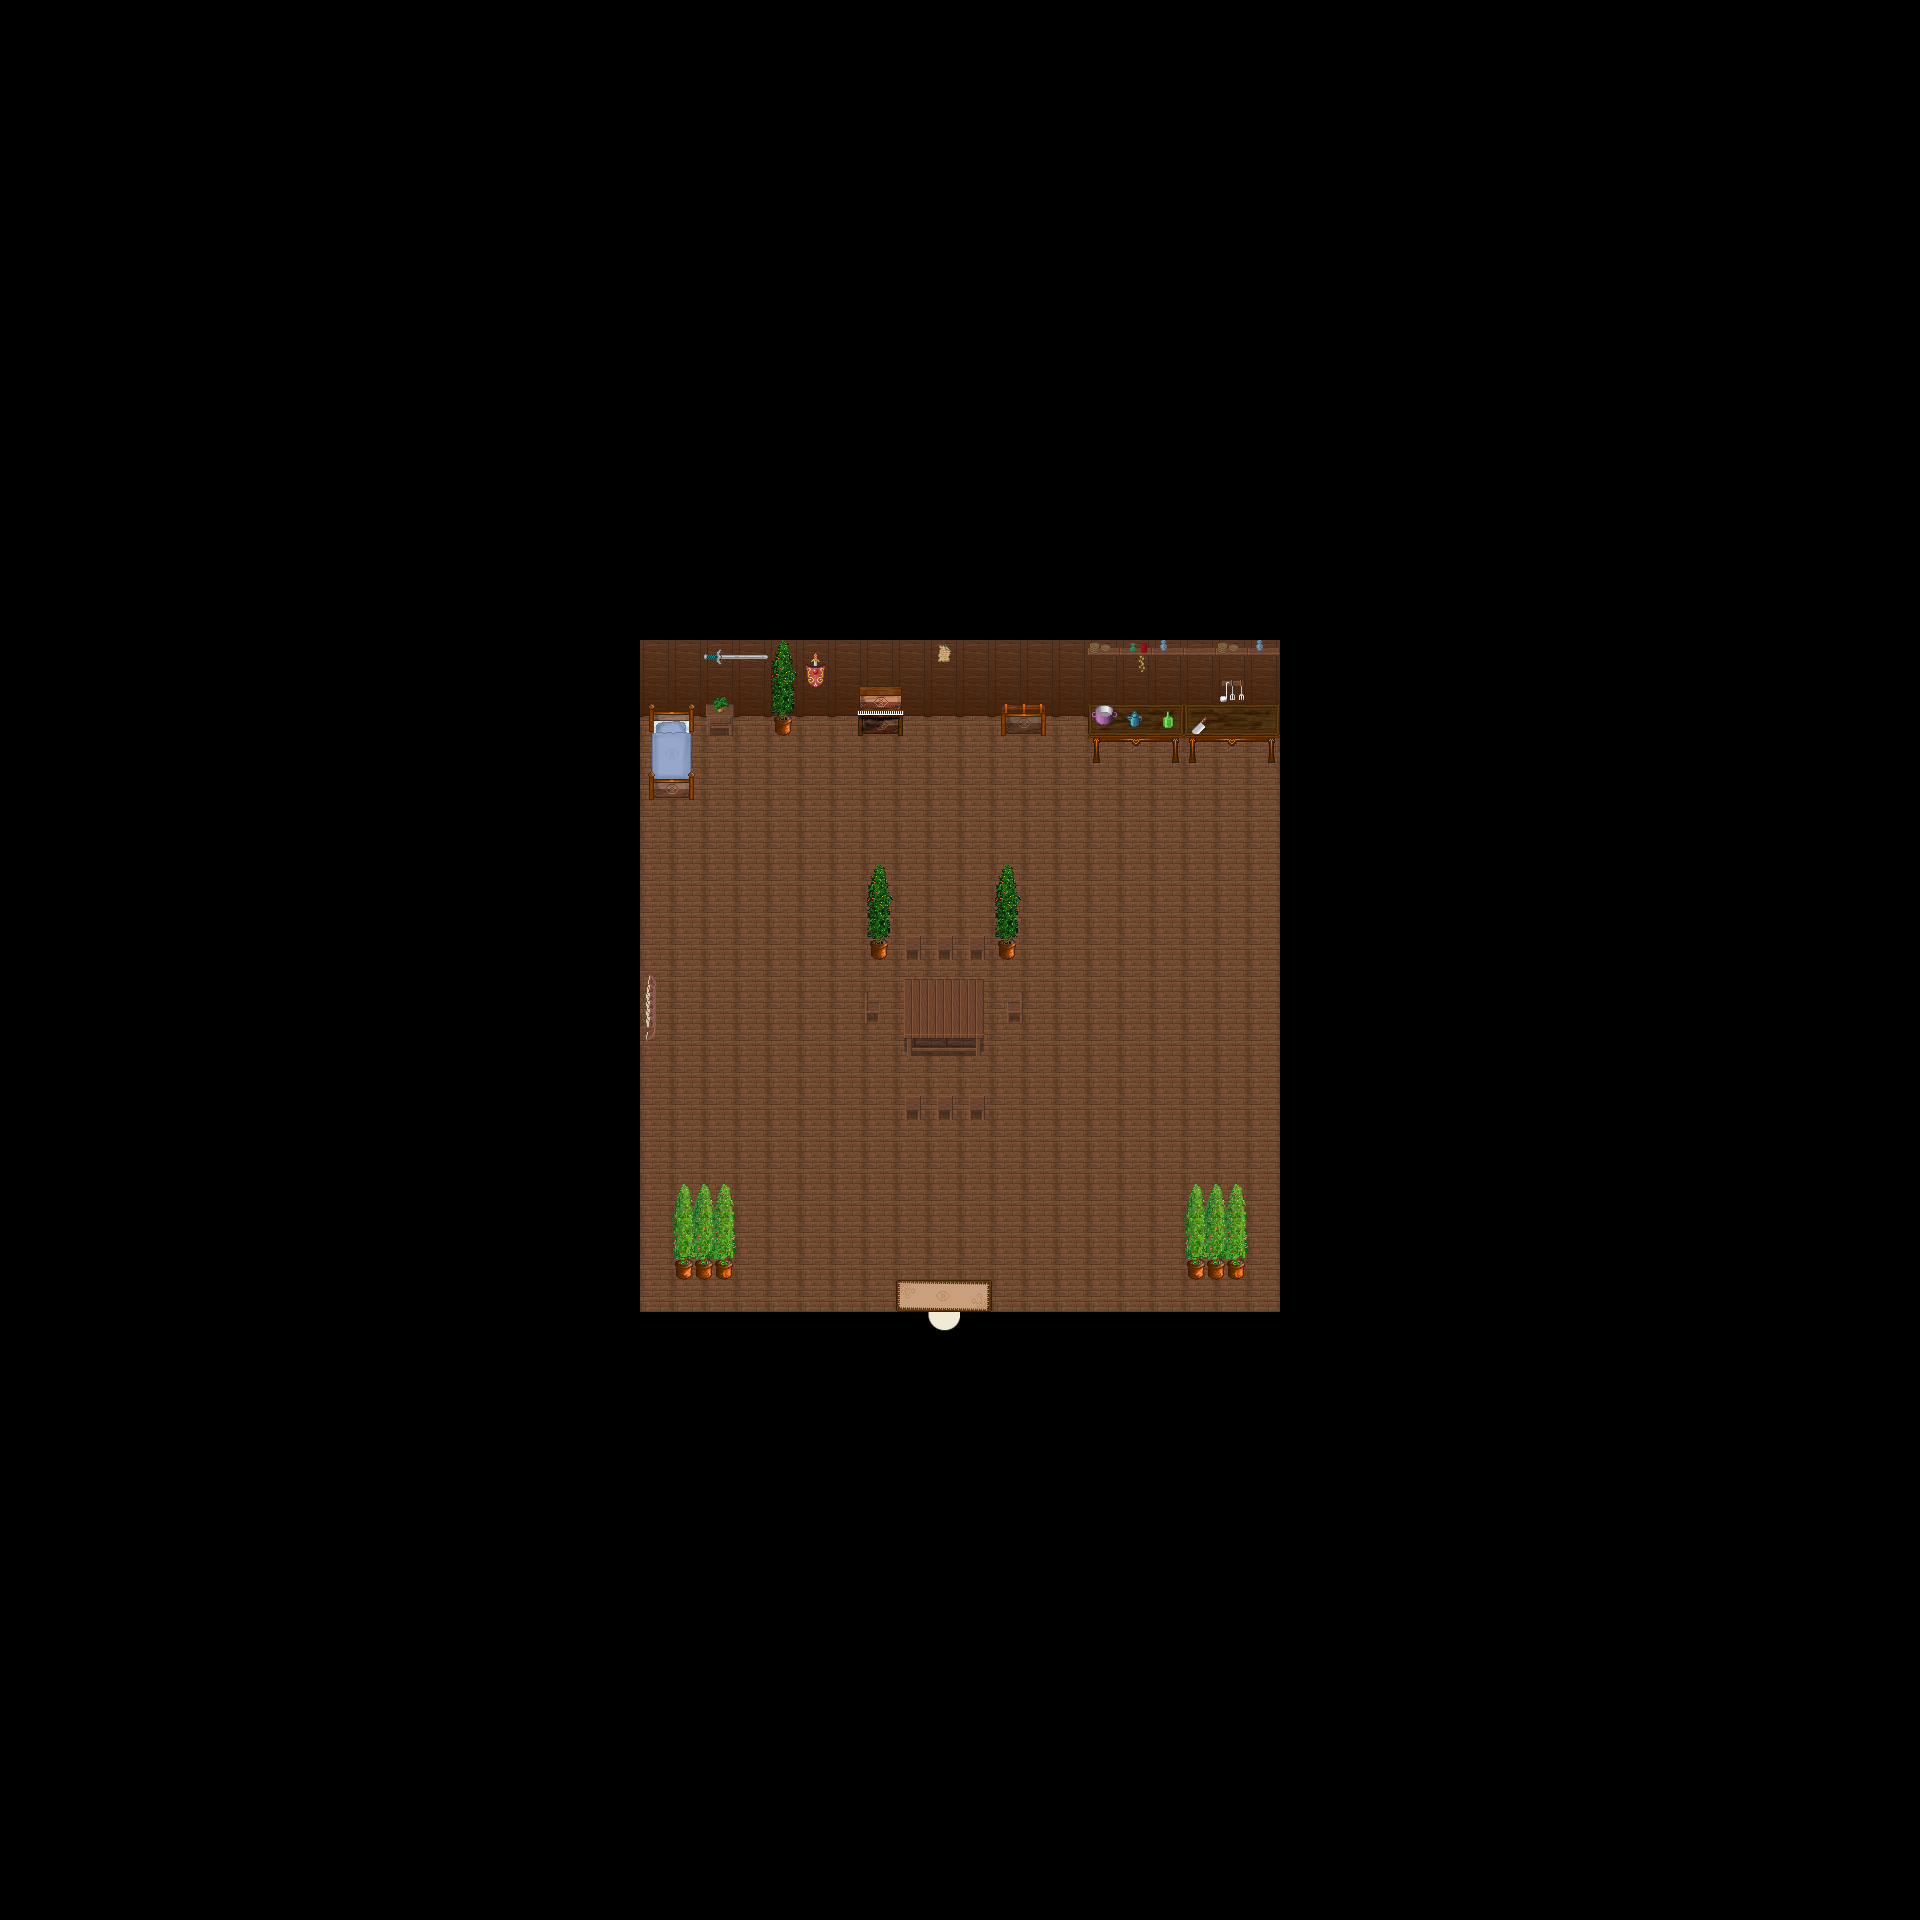

Tiled map render using the project's own tile images. Description and the map definition, with tile-layer contents summarised, below:
An orthogonal 60x60 tile map with 32x32 px tiles, 5 tile layers (Ground, Ground, Ground, Fringe, ...), 1 hidden layer not drawn, 6 tilesets and 2 objects (SCRIPT, WARP).

<map version="1.0" orientation="orthogonal" width="60" height="60" tilewidth="32" tileheight="32">
 <properties>
  <property name="music" value="faith.ogg" />
 </properties>
 <tileset firstgid="1" name="collision1_32_32" tilewidth="32" tileheight="32">
  <image source="../graphics/tiles/collision1_32_32.png" width="1024" height="1024" />
 </tileset>
 <tileset firstgid="1025" name="indoor3_32_32" tilewidth="32" tileheight="32">
  <image source="../graphics/tiles/indoor3_32_32.png" width="1024" height="1024" />
 </tileset>
 <tileset firstgid="2049" name="indoor2_32_32" tilewidth="32" tileheight="32">
  <image source="../graphics/tiles/indoor2_32_32.png" width="1024" height="1024" />
 </tileset>
 <tileset firstgid="3073" name="desert1_32_32" tilewidth="32" tileheight="32">
  <image source="../graphics/tiles/desert1_32_32.png" width="1024" height="1024" />
 </tileset>
 <tileset firstgid="4097" name="indoor2_32_64" tilewidth="32" tileheight="64">
  <image source="../graphics/tiles/indoor2_32_64.png" width="1024" height="1024" />
 </tileset>
 <tileset firstgid="4609" name="indoor2_32_96" tilewidth="32" tileheight="96">
  <image source="../graphics/tiles/indoor2_32_96.png" width="1024" height="960" />
 </tileset>
 <layer name="Ground" width="60" height="60">
  <data>[3600 cells, 3600 non-empty, 7 distinct tile ids]</data>
 </layer>
 <layer name="Ground" width="60" height="60">
  <data>[3600 cells, 20 non-empty, 1 distinct tile ids]</data>
 </layer>
 <layer name="Ground" width="60" height="60">
  <data>[3600 cells, 6 non-empty, 3 distinct tile ids]</data>
 </layer>
 <layer name="Fringe" width="60" height="60">
  <data>[3600 cells, 57 non-empty, 43 distinct tile ids]</data>
 </layer>
 <layer name="Over" width="60" height="60">
  <data>[3600 cells, 6 non-empty, 6 distinct tile ids]</data>
 </layer>
 <layer name="Collision" width="60" height="60" visible="0">
  <data>[3600 cells, 3248 non-empty, 1 distinct tile ids]</data>
 </layer>
 <objectgroup name="Object" width="60" height="60">
  <object name="External Map Events" type="SCRIPT" x="-1280" y="0">
   <properties>
    <property name="FILENAME" value="scripts/maps/iw-roststock-flat02-o00-o00-o00.lua" />
   </properties>
  </object>
  <object name="Warp to Roststock" type="WARP" x="926" y="1308" width="39" height="37">
   <properties>
    <property name="DEST_MAP" value="ow-n0003-n0001-o0000" />
    <property name="DEST_X" value="2030" />
    <property name="DEST_Y" value="3070" />
   </properties>
  </object>
 </objectgroup>
</map>
